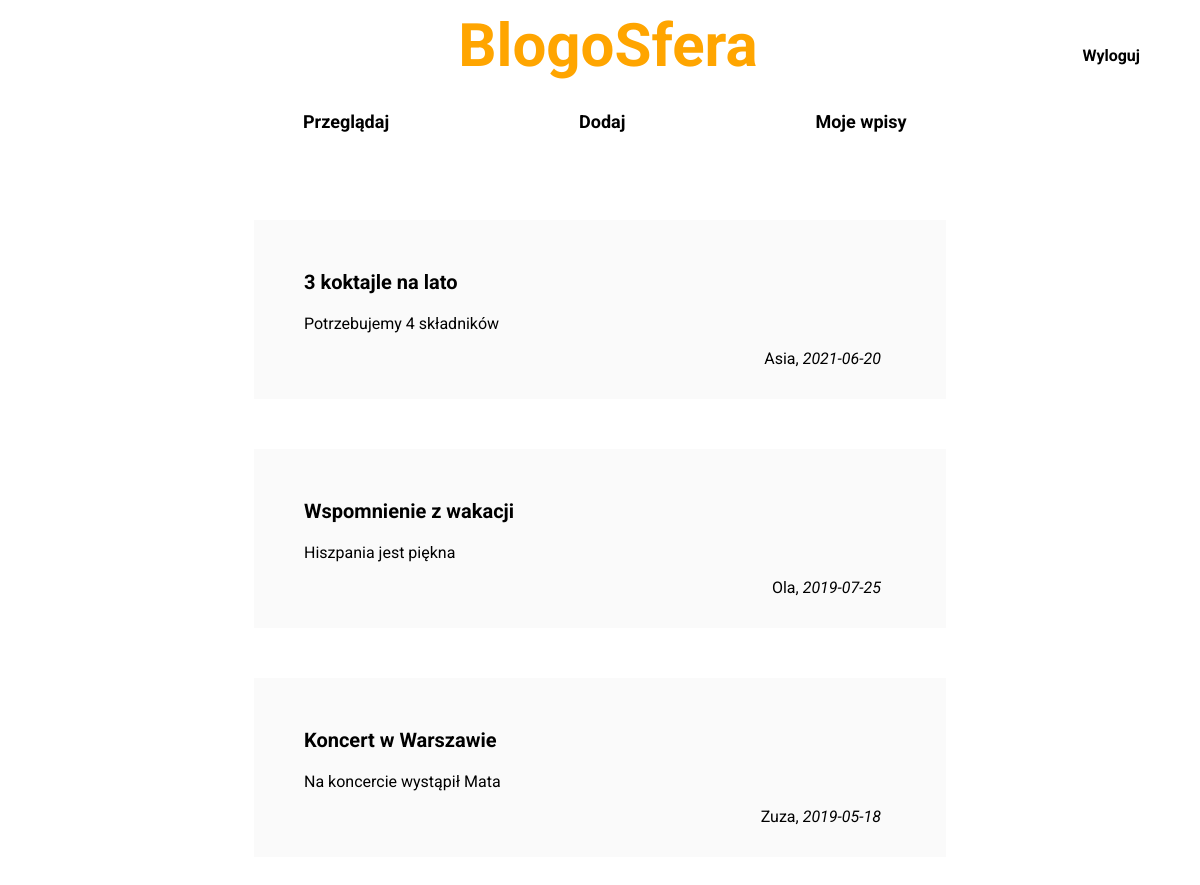
Screenshot of /all (signed in) with the database file from the repository.
### models.py (models this page shows, shortened)
class BlogSfera(dataBase.Model):
    __tablename__ = "wpis"
    id = dataBase.Column(dataBase.Integer, primary_key=True)
    tytul = dataBase.Column(dataBase.String, nullable=False)
    data = dataBase.Column(dataBase.Date, nullable=False)
    tresc = dataBase.Column(dataBase.String, nullable=False)
    autor = dataBase.Column(dataBase.String, nullable=False)
    user_id = dataBase.Column(dataBase.Integer, ForeignKey('user.id'), nullable=False)  # związek między wpisem a user

### app.py (the view)
@app.route('/all')
def all():
    if not session.get('logged_in'):
        return redirect(url_for('login'))
    data = BlogSfera.query.order_by(desc(BlogSfera.data)).all()
    return render_template('all.html', data=data)

### templates/all.html (shortened to what this page needs)
<!DOCTYPE html>
<html lang="pl">
<head>
    <link rel="stylesheet" href="/static/css/styles.css">
</head>
<body>
        <div class="menu">
            <div class="login-wrapper">
                <a class="logout" href="{{url_for('logout')}}">Wyloguj</a>
            </div>
            <h1 id="menuLabel"><a href="/">BlogoSfera</a></h1>
            <div class="navbar">
                <a href="/all">Przeglądaj</a>
                <a href="{{url_for('add')}}">Dodaj</a>
                <a href="/mypage">Moje wpisy</a>
            </div>
        </div>
    <div class="main">
        {% if data %}
            {% for wpis in data %}
                <div class="post">
                    <div>
                        <h3 id="title">{{wpis.tytul}}</h3>
                    </div>
                    <p>
                        {{ wpis.tresc }}
                    </p>
                    <div class="signature-wrapper">
                        <h4 id="signature">{{ wpis.autor }}, <i>{{ wpis.data }}</i></h4>
                    </div>
                </div>
            {% endfor %}
        {% else %}
            <h2> Brak wpisów na BlogoSferze </h2>
        {% endif %}
    </div>
</body>
</html>

### static/css/styles.css (style rules this page uses)
* { font-family: 'Roboto', sans-serif; }
a, a:hover, a:visited, a:active { color: inherit; text-decoration: none; }
#menuLabel { color: orange; font-size: 60px; top: 0; text-align: center; margin-bottom: 15px; margin-top: 10px; }
.menu { overflow: hidden; display: block; width:100%; top: 0; margin:0 auto; position: fixed; background: white; padding-bottom: 10px; }
.navbar { font-weight: bold; width:800px; margin:0 auto; }
.navbar a { font-size: 18px; float: left; display: block; background: white; text-align: center; padding: 15px 55px 15px 55px; text-decoration: none; border-radius: 25px; transition: background-color 0.8; margin-left: 5%; margin-right: 5%; }
.main { overflow: auto; margin-top: 170px; }
.post { width: 50%; margin:0 auto; background-color: #fafafa; padding: 50px 50px 50px 50px; margin-top: 50px; margin-bottom: 50px; }
#title { font-size: 20px; margin-top:0px; }
.signature-wrapper { padding: 0px 15px 0px 15px; overflow: hidden; float: right; }
#signature { margin-top: 0px; font-weight:normal; font-size: 16px; }
.logout { margin-left: 15px; font-weight: bold; }
.login-wrapper { position:fixed; right: 5%; top: 5%; }

### rows the page displays
BlogSfera: tytul "3 koktajle na lato", tresc "Potrzebujemy 4 składników", autor "Asia", data "2021-06-20"
BlogSfera: tytul "Wspomnienie z wakacji", tresc "Hiszpania jest piękna", autor "Ola", data "2019-07-25"
BlogSfera: tytul "Koncert w Warszawie", tresc "Na koncercie wystąpił Mata", autor "Zuza", data "2019-05-18"
